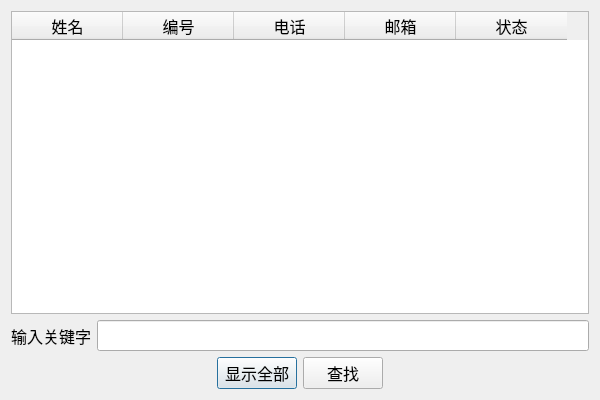
<?xml version="1.0" encoding="UTF-8"?>
<ui version="4.0">
 <class>Dialog</class>
 <widget class="QDialog" name="Dialog">
  <property name="geometry">
   <rect>
    <x>0</x>
    <y>0</y>
    <width>600</width>
    <height>400</height>
   </rect>
  </property>
  <property name="font">
   <font>
    <family>华文中宋</family>
    <pointsize>12</pointsize>
   </font>
  </property>
  <property name="windowTitle">
   <string>Dialog</string>
  </property>
  <layout class="QVBoxLayout" name="verticalLayout">
   <item>
    <widget class="QTableWidget" name="tableWidget">
     <attribute name="horizontalHeaderDefaultSectionSize">
      <number>111</number>
     </attribute>
     <column>
      <property name="text">
       <string>姓名</string>
      </property>
     </column>
     <column>
      <property name="text">
       <string>编号</string>
      </property>
     </column>
     <column>
      <property name="text">
       <string>电话</string>
      </property>
     </column>
     <column>
      <property name="text">
       <string>邮箱</string>
      </property>
     </column>
     <column>
      <property name="text">
       <string>状态</string>
      </property>
     </column>
    </widget>
   </item>
   <item>
    <layout class="QHBoxLayout" name="horizontalLayout_2">
     <item>
      <widget class="QLabel" name="label_keyWords">
       <property name="text">
        <string>输入关键字</string>
       </property>
      </widget>
     </item>
     <item>
      <widget class="QLineEdit" name="lineEdit_keywords"/>
     </item>
    </layout>
   </item>
   <item>
    <layout class="QHBoxLayout" name="horizontalLayout">
     <item>
      <spacer name="horizontalSpacer">
       <property name="orientation">
        <enum>Qt::Horizontal</enum>
       </property>
       <property name="sizeHint" stdset="0">
        <size>
         <width>40</width>
         <height>20</height>
        </size>
       </property>
      </spacer>
     </item>
     <item>
      <widget class="QPushButton" name="pushButton_view">
       <property name="text">
        <string>显示全部</string>
       </property>
      </widget>
     </item>
     <item>
      <widget class="QPushButton" name="pushButton_search">
       <property name="text">
        <string>查找</string>
       </property>
      </widget>
     </item>
     <item>
      <spacer name="horizontalSpacer_2">
       <property name="orientation">
        <enum>Qt::Horizontal</enum>
       </property>
       <property name="sizeHint" stdset="0">
        <size>
         <width>40</width>
         <height>20</height>
        </size>
       </property>
      </spacer>
     </item>
    </layout>
   </item>
  </layout>
 </widget>
 <resources/>
 <connections/>
</ui>
